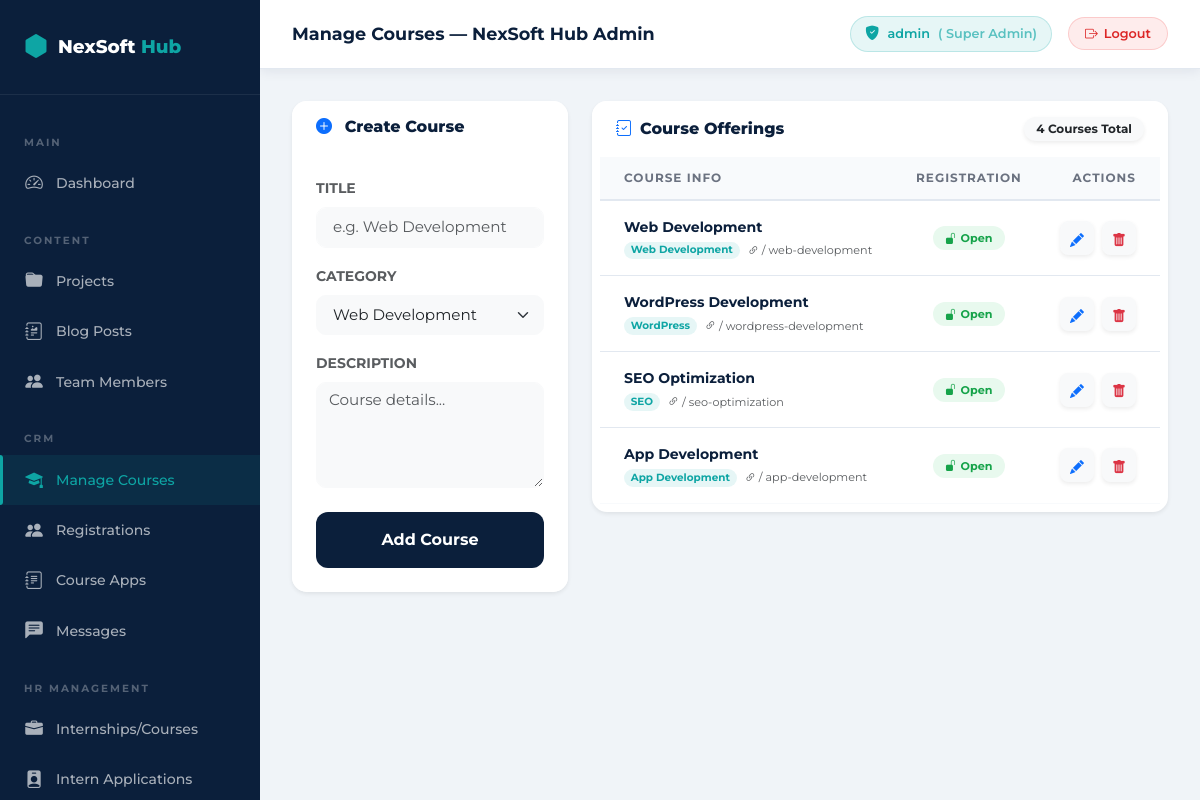
The page /admin/courses.php (signed in) on the database its author committed.
### tables this page shows
CREATE TABLE IF NOT EXISTS `courses` (
  `id` int(11) NOT NULL AUTO_INCREMENT,
  `title` varchar(255) NOT NULL,
  `category` varchar(100) NOT NULL,
  `description` text DEFAULT NULL,
  `registration_open` tinyint(1) DEFAULT 1,
  `created_at` timestamp NOT NULL DEFAULT CURRENT_TIMESTAMP,
  PRIMARY KEY (`id`)
);

### admin/courses.php (the view, shortened to what this page needs)
<?php
$db = getDB();
$courses = $db->query("SELECT * FROM courses ORDER BY created_at DESC")->fetchAll();
$editItem = null;
require_once __DIR__ . '/layout-header.php';
?>
<div class="row g-4">
    <div class="col-lg-4">
        <div class="admin-card border-0 shadow-sm" style="border-radius: 15px; overflow: hidden;">
            <div class="admin-card-header bg-white border-0 py-3 px-4">
                <span class="admin-card-title h5 mb-0" style="font-weight: 800; color: #0B1F3B;">
                    <i
                        class="bi <?php echo $editItem ? 'bi-pencil-square' : 'bi-plus-circle-fill'; ?> text-primary me-2"></i>
                    <?php echo $editItem ? 'Edit Course' : 'Create Course'; ?>
                </span>
            </div>
            <div class="admin-card-body p-4 bg-white">
                <form method="POST">
                    <div class="mb-3">
                        <label class="form-label fw-bold small text-muted">TITLE</label>
                        <input type="text" name="title" class="form-control form-control-lg border-light bg-light"
                            value="<?php echo $editItem ? htmlspecialchars($editItem['title']) : ''; ?>" required
                            placeholder="e.g. Web Development" style="font-size: 0.95rem; border-radius: 10px;">
                    </div>
                    <div class="mb-3">
                        <label class="form-label fw-bold small text-muted">CATEGORY</label>
                        <select name="category" class="form-select form-select-lg border-light bg-light" required
                            style="font-size: 0.95rem; border-radius: 10px;">
                            <option value="Web Dev" <?php echo ($editItem && $editItem['category']=='Web Dev' )
                                ? 'selected' : '' ; ?>>Web Development</option>
                        </select>
                    </div>
                    <div class="mb-4">
                        <label class="form-label fw-bold small text-muted">DESCRIPTION</label>
                        <textarea name="description" class="form-control border-light bg-light" rows="4" required
                            placeholder="Course details..."
                            style="font-size: 0.95rem; border-radius: 10px;"><?php echo $editItem ? htmlspecialchars($editItem['description']) : ''; ?></textarea>
                    </div>
                    <div class="d-grid gap-2">
                        <button type="submit" class="btn btn-primary py-3 fw-bold"
                            style="border-radius: 12px; background: #0B1F3B; border: none;">
                            <?php echo $editItem ? 'Update Course' : 'Add Course'; ?>
                        </button>
                    </div>
                </form>
            </div>
        </div>
    </div>
    <div class="col-lg-8">
        <div class="admin-card border-0 shadow-sm" style="border-radius: 15px; overflow: hidden; background: white;">
            <div
                class="admin-card-header bg-white border-0 py-3 px-4 d-flex justify-content-between align-items-center">
                <span class="admin-card-title h5 mb-0" style="font-weight: 800; color: #0B1F3B;">
                    <i class="bi bi-journal-check text-primary me-2"></i>Course Offerings
                </span>
                <span class="badge bg-light text-dark shadow-sm"
                    style="font-size: 0.75rem; padding: 6px 12px; border-radius: 50px;">
                    <?php echo count($courses); ?> Courses Total
                </span>
            </div>
            <div class="table-wrap px-2 pb-2">
                <table class="admin-table align-middle">
                    <thead>
                        <tr class="text-muted small fw-bold">
                            <th class="ps-4">COURSE INFO</th>
                            <th class="text-center">REGISTRATION</th>
                            <th class="text-end pe-4">ACTIONS</th>
                        </tr>
                    </thead>
                    <tbody>
                        <?php foreach ($courses as $course): ?>
                        <tr style="border-bottom: 1px solid #f8fafc;">
                            <td class="ps-4 py-3">
                                <div class="fw-bold mb-1" style="color: #0B1F3B;">
                                    <?php echo htmlspecialchars($course['title']); ?>
                                </div>
                                <div class="d-flex align-items-center gap-2">
                                    <span class="badge"
                                        style="background: rgba(14,165,164,0.1); color: #0EA5A4; font-size: 0.65rem; border-radius: 50px;">
                                        <?php echo htmlspecialchars($course['category']); ?>
                                    </span>
                                    <span class="small text-muted" style="font-size: 0.7rem;"><i
                                            class="bi bi-link-45deg"></i> /
                                        <?php echo htmlspecialchars($course['slug'] ?? strtolower(trim(preg_replace('/[^A-Za-z0-9-]+/', '-', $course['title'] ?? '')))); ?>
                                    </span>
                                </div>
                            </td>
                            <td class="text-center">
                                <a href="?action=toggle&id=<?php echo $course['id']; ?>" class="text-decoration-none">
                                    <?php if ($course['registration_open']): ?>
                                    <span class="badge-green rounded-pill"
                                        style="font-size: 0.7rem; padding: 5px 12px;"><i
                                            class="bi bi-unlock-fill me-1"></i>Open</span>
                                    <?php
    else: ?>
                                    <span class="badge-orange rounded-pill"
                                        style="font-size: 0.7rem; padding: 5px 12px;"><i
                                            class="bi bi-lock-fill me-1"></i>Closed</span>
                                    <?php
    endif; ?>
                                </a>
                            </td>
                            <td class="text-end pe-4">
                                <div class="d-flex justify-content-end gap-2">
                                    <a href="?action=edit&id=<?php echo $course['id']; ?>"
                                        class="btn btn-sm btn-light p-2 shadow-sm"
                                        style="border-radius: 8px; width: 34px; height: 34px;"><i
                                            class="bi bi-pencil-fill text-primary"></i></a>
                                    <form method="POST"
                                        onsubmit="return confirm('Deleting this course will also delete all its associated applications. Continue?')"
                                        class="d-inline">
                                        <button type="submit" class="btn btn-sm btn-light p-2 shadow-sm"
                                            style="border-radius: 8px; width: 34px; height: 34px;"><i
                                                class="bi bi-trash-fill text-danger"></i></button>
                                    </form>
                                </div>
                            </td>
                        </tr>
                        <?php
endforeach; ?>
                    </tbody>
                </table>
            </div>
        </div>
    </div>
</div>
<?php require_once __DIR__ . '/layout-footer.php'; ?>

### assets/css/admin.css (style rules this page uses)
:root { --primary: #0B1F3B; --primary-light: #132d54; --secondary: #0EA5A4; --secondary-dark: #0a8f8e; --white: #ffffff; --bg: #f0f4f8; --bg-dark: #040d1a; --text: #1a202c; --text-muted: #6b7280; --border: #e2e8f0; --shadow: 0 2px 12px rgba(11, 31, 59, 0.08); --shadow-lg: 0 8px 30px rgba(11, 31, 59, 0.12); --radius: 12px; --radius-sm: 8px; --sidebar-width: 260px; --font: 'Montserrat', sans-serif; --transition: all 0.25s ease; }
*, *::before, *::after { box-sizing: border-box; margin: 0; padding: 0; }
body { font-family: var(--font); background: var(--bg); color: var(--text); min-height: 100vh; }
a { text-decoration: none; color: inherit; }
.admin-card { background: var(--white); border-radius: var(--radius); border: 1px solid var(--border); overflow: hidden; box-shadow: var(--shadow); }
.admin-card-header { padding: 1.25rem 1.5rem; border-bottom: 1px solid var(--border); display: flex; align-items: center; justify-content: space-between; }
.admin-card-title { font-size: 1rem; font-weight: 700; color: var(--primary); }
.admin-card-body { padding: 1.5rem; }
.admin-table { width: 100%; border-collapse: collapse; font-size: 0.88rem; }
.admin-table thead tr { background: #f8fafc; }
.admin-table th { padding: 0.75rem 1rem; text-align: left; font-size: 0.75rem; font-weight: 700; text-transform: uppercase; letter-spacing: 1px; color: var(--text-muted); border-bottom: 2px solid var(--border); white-space: nowrap; }
.admin-table td { padding: 0.9rem 1rem; border-bottom: 1px solid var(--border); color: var(--text); vertical-align: middle; }
.admin-table tbody tr:last-child td { border-bottom: none; }
.table-wrap { overflow-x: auto; }
.badge-green { background: rgba(34, 197, 94, 0.1); color: #16a34a; font-size: 0.72rem; font-weight: 700; padding: 4px 10px; border-radius: 50px; white-space: nowrap; }

### rows shown on the page
courses: title "Web Development", category "Web Development", title "web-development", registration_open 1 (drawn)
courses: title "WordPress Development", category "WordPress", title "wordpress-development", registration_open 1 (drawn)
courses: title "SEO Optimization", category "SEO", title "seo-optimization", registration_open 1 (drawn), $course['id'] 3 (drawn)
courses: title "App Development", category "App Development", title "app-development", registration_open 1 (drawn)

### other values the page prints
$pageTitle "Manage Courses — NexSoft Hub Admin"
adminUsername() "admin"
adminRoleLabel() "Super Admin"
count($courses) "4"
